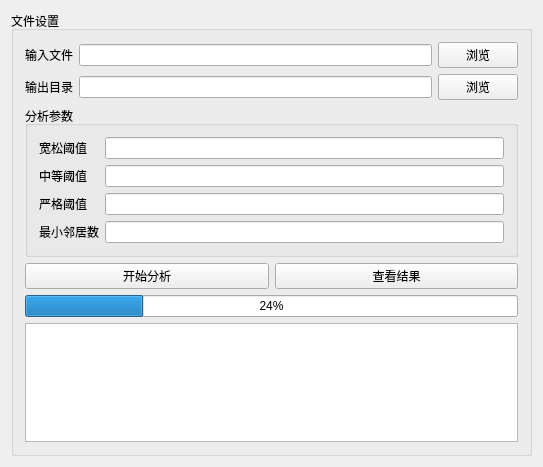
<?xml version="1.0" encoding="UTF-8"?>
<ui version="4.0">
 <class>MainWindow</class>
 <widget class="QMainWindow" name="MainWindow">
  <property name="geometry">
   <rect>
    <x>0</x>
    <y>0</y>
    <width>543</width>
    <height>467</height>
   </rect>
  </property>
  <property name="windowTitle">
   <string>ClusteringAppWithGUI</string>
  </property>
  <widget class="QWidget" name="centralWidget">
   <layout class="QVBoxLayout" name="verticalLayout_2">
    <item>
     <layout class="QHBoxLayout" name="horizontalLayout">
      <item>
       <widget class="QGroupBox" name="groupBox">
        <property name="title">
         <string>文件设置</string>
        </property>
        <layout class="QVBoxLayout" name="verticalLayout">
         <item>
          <layout class="QHBoxLayout" name="horizontalLayout_2">
           <item>
            <widget class="QLabel" name="label">
             <property name="text">
              <string>输入文件</string>
             </property>
            </widget>
           </item>
           <item>
            <widget class="QLineEdit" name="inputFileEdit"/>
           </item>
           <item>
            <widget class="QPushButton" name="selectInputButton">
             <property name="text">
              <string>浏览</string>
             </property>
            </widget>
           </item>
          </layout>
         </item>
         <item>
          <layout class="QHBoxLayout" name="horizontalLayout_3">
           <item>
            <widget class="QLabel" name="label_2">
             <property name="text">
              <string>输出目录</string>
             </property>
            </widget>
           </item>
           <item>
            <widget class="QLineEdit" name="outputDirEdit"/>
           </item>
           <item>
            <widget class="QPushButton" name="selectOutputButton">
             <property name="text">
              <string>浏览</string>
             </property>
            </widget>
           </item>
          </layout>
         </item>
         <item>
          <widget class="QGroupBox" name="groupBox_2">
           <property name="title">
            <string>分析参数</string>
           </property>
           <layout class="QHBoxLayout" name="horizontalLayout_5">
            <item>
             <layout class="QFormLayout" name="formLayout">
              <item row="0" column="0">
               <widget class="QLabel" name="label_3">
                <property name="text">
                 <string>宽松阈值</string>
                </property>
               </widget>
              </item>
              <item row="0" column="1">
               <widget class="QLineEdit" name="smallThresholdEdit"/>
              </item>
              <item row="1" column="0">
               <widget class="QLabel" name="label_4">
                <property name="text">
                 <string>中等阈值</string>
                </property>
               </widget>
              </item>
              <item row="1" column="1">
               <widget class="QLineEdit" name="mediumThresholdEdit"/>
              </item>
              <item row="2" column="0">
               <widget class="QLabel" name="label_5">
                <property name="text">
                 <string>严格阈值</string>
                </property>
               </widget>
              </item>
              <item row="2" column="1">
               <widget class="QLineEdit" name="largeThresholdEdit"/>
              </item>
              <item row="3" column="0">
               <widget class="QLabel" name="label_6">
                <property name="text">
                 <string>最小邻居数</string>
                </property>
               </widget>
              </item>
              <item row="3" column="1">
               <widget class="QLineEdit" name="minNeighborsEdit"/>
              </item>
             </layout>
            </item>
           </layout>
          </widget>
         </item>
         <item>
          <layout class="QHBoxLayout" name="horizontalLayout_4">
           <item>
            <widget class="QPushButton" name="runAnalysisButton">
             <property name="text">
              <string>开始分析</string>
             </property>
            </widget>
           </item>
           <item>
            <widget class="QPushButton" name="viewResultsButton">
             <property name="text">
              <string>查看结果</string>
             </property>
            </widget>
           </item>
          </layout>
         </item>
         <item>
          <widget class="QProgressBar" name="progressBar">
           <property name="value">
            <number>24</number>
           </property>
          </widget>
         </item>
         <item>
          <widget class="QTextEdit" name="logTextEdit">
           <property name="maximumSize">
            <size>
             <width>16777215</width>
             <height>16777215</height>
            </size>
           </property>
          </widget>
         </item>
        </layout>
       </widget>
      </item>
     </layout>
    </item>
   </layout>
  </widget>
 </widget>
 <layoutdefault spacing="6" margin="11"/>
 <resources>
  <include location="ClusteringAppWithGUI.qrc"/>
 </resources>
 <connections/>
</ui>
